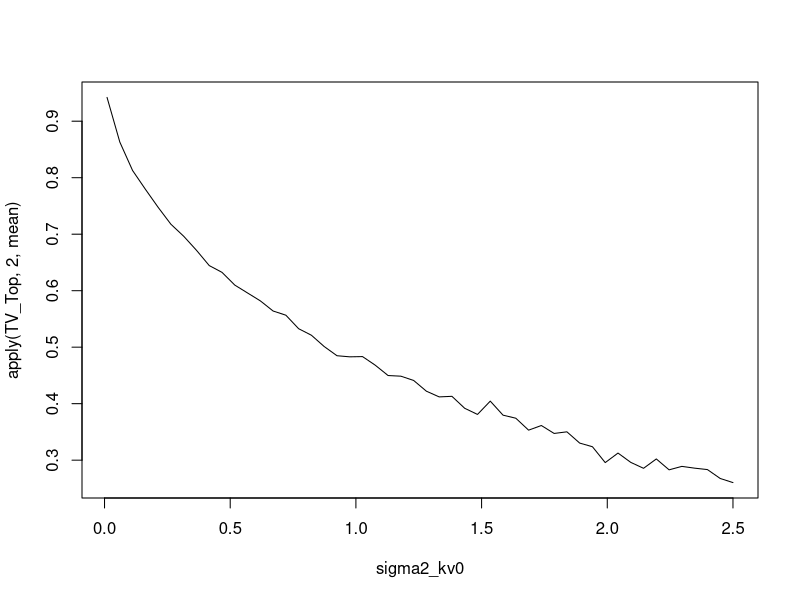

This chart was generated by the following R code: (Note: a time limit stopped this script after it produced the figure.)
rm(list = ls())
#This is the topic overlap
V = 1000
K = 3
nSamples = 10000
nGrid = 50
TV_Top = matrix(nrow = nSamples-1,ncol = nGrid)
sigma2_kv0 = seq(.01,2.5,len = nGrid)

for(ii in 1:nGrid){
  beta = matrix(nrow = nSamples, ncol = V)
  for(i in 1:nSamples){
    beta[i,] = rnorm(V,0,sqrt(sigma2_kv0[ii]) )
  }

  p_V = exp(beta)/apply(exp(beta),1,sum)
  #hist(p_V[,1])
  
  for(i in 2:nSamples){
    TV_Top[i-1,ii] = 1-.5*sum(abs(p_V[i,] - p_V[1,]))
  }
}

plot(sigma2_kv0, apply(TV_Top,2,mean), type = "l" )


p = 1
a2 = .25
delta2 = a2/10 #c(.005,.00001,.001,.001) #a2/10
F_dkt = 1 #c(1,0,1,0) #1
omega = 2*pi/12
G = 1
#G = matrix(0,nrow = p, ncol = p)
#G[1:2,1:2] = matrix(c(1,1,0,1),ncol = 2, nrow = 2, byrow = T)
#G[3:4,3:4] = matrix(c(cos(omega), sin(omega), -sin(omega), cos(omega) ), byrow=T, ncol=2)

C_0 = rep(.1,p) #c(.01,.0000001,.1,.1) #rep(.1,p)
m_0 = rep(0,p)

KK = c(3,10,100,1000)
a2 = seq(0.01,2,len = 10)
TV_Doc = matrix(nrow = length(KK), ncol = length(a2))

for(jj in 1:length(KK)){
  K = KK[jj]
  for(kk in 1:length(a2)){
    alpha = list()
    for(k in 1:K) alpha[[k]] = matrix(nrow = nSamples, ncol = p)
    eta_1 = eta_2 = matrix(nrow = nSamples, ncol = K)

      for(i in 1:nSamples){
        for(k in 1:K){
          alpha_0 = 0 #rnorm(p,m_0,sqrt(C_0))
          alpha[[k]][i,] = G%*%alpha_0 + rnorm(p,0,sqrt(delta2))
          eta_1[i,k] = F_dkt%*%alpha[[k]][i,] + rnorm(1,0,sqrt(a2[kk]))
          eta_2[i,k] = F_dkt%*%alpha[[k]][i,] + rnorm(1,0,sqrt(a2[kk]))
        }
      }
      #var( alpha[[k]]%*%t(t(F_dkt)) )
      #hist(Doc1[,1])
      
      Doc1 = exp(eta_1)/apply(exp(eta_1),1,sum)
      Doc2 = exp(eta_2)/apply(exp(eta_2),1,sum)

      TV_Doc[jj,kk] = mean( 1 - .5*apply(abs(Doc1-Doc2),1,sum) )
  }
}

plot(a2,TV_Doc[1,], ylim = c(0,1))
lines(a2,TV_Doc[2,], col = "red")
lines(a2,TV_Doc[3,], col = "blue")
lines(a2,TV_Doc[4,], col = "darkgreen")
